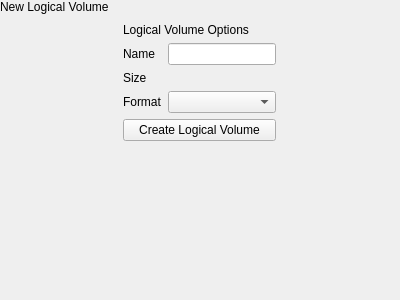
<?xml version="1.0" encoding="UTF-8"?>
<ui version="4.0">
 <class>AddLvPopover</class>
 <widget class="QWidget" name="AddLvPopover">
  <property name="geometry">
   <rect>
    <x>0</x>
    <y>0</y>
    <width>400</width>
    <height>300</height>
   </rect>
  </property>
  <property name="windowTitle">
   <string notr="true">Form</string>
  </property>
  <layout class="QVBoxLayout" name="verticalLayout">
   <property name="spacing">
    <number>0</number>
   </property>
   <property name="leftMargin">
    <number>0</number>
   </property>
   <property name="topMargin">
    <number>0</number>
   </property>
   <property name="rightMargin">
    <number>0</number>
   </property>
   <property name="bottomMargin">
    <number>0</number>
   </property>
   <item>
    <widget class="tTitleLabel" name="titleLabel">
     <property name="text">
      <string>New Logical Volume</string>
     </property>
    </widget>
   </item>
   <item alignment="Qt::AlignHCenter">
    <widget class="QWidget" name="optionsWidget" native="true">
     <layout class="QGridLayout" name="gridLayout">
      <item row="2" column="1">
       <widget class="SizeRangeBox" name="sizeRangeBox" native="true">
        <property name="autoFillBackground">
         <bool>true</bool>
        </property>
       </widget>
      </item>
      <item row="4" column="0" colspan="2">
       <widget class="QPushButton" name="createButton">
        <property name="text">
         <string>Create Logical Volume</string>
        </property>
        <property name="icon">
         <iconset theme="list-add"/>
        </property>
       </widget>
      </item>
      <item row="2" column="0">
       <widget class="QLabel" name="label_3">
        <property name="text">
         <string>Size</string>
        </property>
       </widget>
      </item>
      <item row="0" column="0" colspan="2">
       <widget class="tSubtitleLabel" name="label">
        <property name="text">
         <string>Logical Volume Options</string>
        </property>
       </widget>
      </item>
      <item row="1" column="0">
       <widget class="QLabel" name="label_2">
        <property name="text">
         <string>Name</string>
        </property>
       </widget>
      </item>
      <item row="1" column="1">
       <widget class="QLineEdit" name="nameBox"/>
      </item>
      <item row="3" column="0">
       <widget class="QLabel" name="label_4">
        <property name="text">
         <string>Format</string>
        </property>
       </widget>
      </item>
      <item row="3" column="1">
       <widget class="QComboBox" name="formatBox"/>
      </item>
     </layout>
    </widget>
   </item>
   <item>
    <spacer name="verticalSpacer">
     <property name="orientation">
      <enum>Qt::Vertical</enum>
     </property>
     <property name="sizeHint" stdset="0">
      <size>
       <width>20</width>
       <height>40</height>
      </size>
     </property>
    </spacer>
   </item>
  </layout>
 </widget>
 <customwidgets>
  <customwidget>
   <class>tTitleLabel</class>
   <extends>QLabel</extends>
   <header location="global">ttitlelabel.h</header>
   <slots>
    <signal>backButtonClicked()</signal>
   </slots>
  </customwidget>
  <customwidget>
   <class>tSubtitleLabel</class>
   <extends>QLabel</extends>
   <header location="global">tsubtitlelabel.h</header>
  </customwidget>
  <customwidget>
   <class>SizeRangeBox</class>
   <extends>QWidget</extends>
   <header>components/sizerangebox.h</header>
   <container>1</container>
  </customwidget>
 </customwidgets>
 <resources/>
 <connections/>
</ui>
